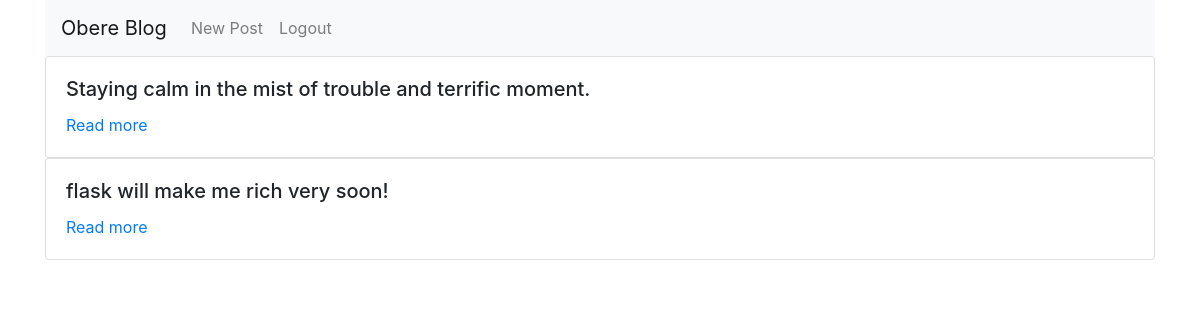
The page / (signed in) on the database as committed earlier.
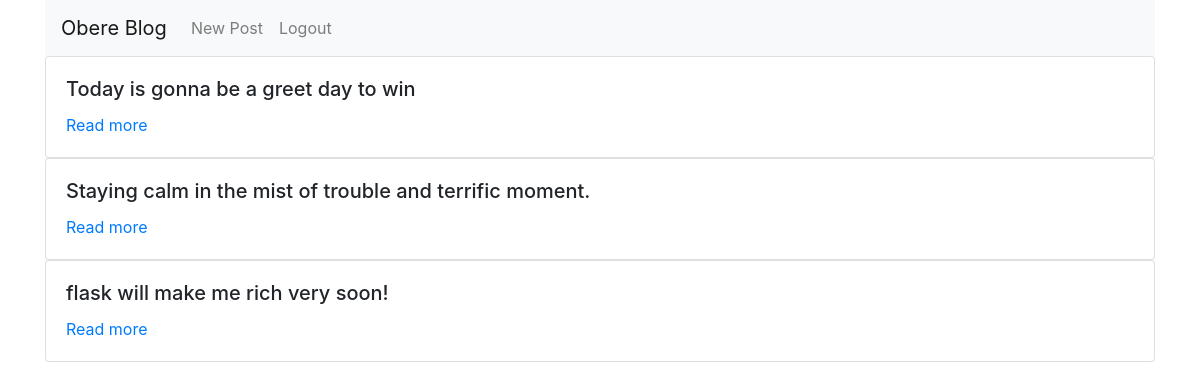
The same page on the database as committed later.
### flask_blog/models.py (models this page shows, shortened)
class Entry(db.Model):
    __tablename__ = 'entries'
    id = db.Column(db.Integer,primary_key=True)
    title = db.Column(db.String(50),unique=True)
    text= db.Column(db.Text)
    created_at = db.Column(db.DateTime)

### flask_blog/views.py (the view)
@app.route('/')
@login_required
def show_entries():
    if not session.get('logged_in'):
        return redirect(url_for('login'))
    entries = Entry.query.order_by(Entry.id.desc()).all()
    return render_template('entries/index.html',entries=entries)

### flask_blog/views.py (called while the page is built)
def login_required(view):
    @wraps(view)
    def inner(*args,**kwargs):
        if not session.get('logged_in'):
            return redirect(url_for('login'))
        return view(*args,**kwargs)
    return inner

### flask_blog/templates/entries/index.html
{% extends 'entries/base.html' %} {% block content %}
<div class="blog-body container">
  <ul class="list-group list-group-flush">
    {% for entry in entries %}
    <div class="card">
      <div class="card-body">
        <h5 class="card-title">{{ entry.title }}</h5>
        <a href="{{ url_for('show_entry', id=entry.id) }}" class="card-link"
          >Read more</a
        >
      </div>
    </div>
    {% else %} No Post {% endfor %}
  </ul>
</div>
{% endblock %}

### flask_blog/templates/entries/base.html (shortened to what this page needs)
<!DOCTYPE html>
<html lang="en">
  <head>
    <link
      rel="stylesheet"
      href="{{ url_for('static', filename='css/bootstrap.min.css') }}"
    />
  </head>
  <body>
  <div class="container">
    <nav class="navbar navbar-expand-lg navbar-light bg-light">
      <a class="navbar-brand" href="{{
        url_for('show_entries') }}">Obere Blog</a>
      <div class="collapse navbar-collapse" id="navbarNav">
        <ul class="nav navbar-nav navbar-right">
          <li class="nav-item">
            <a class="nav-link" href="{{ url_for('new_entry') }}">New
           Post</a>
           </li>
          {% if not session.logged_in %}
            <li class="nav-item">
            <a class="nav-link" href="{{ url_for('login') }}">Login</a>
          </li>
          {% else %}
          <li class="nav-item">
            <a class="nav-link" href="{{ url_for('logout') }}">Logout</a>
          </li>
          {% endif %}
        </ul>
      </div>
    </nav>
    </div>
  {% block content %}
  {% endblock %}
</body>
</html>

Rows that differ between the two databases and show on the page:
added Entry: title "Today is gonna be a greet day to win"
